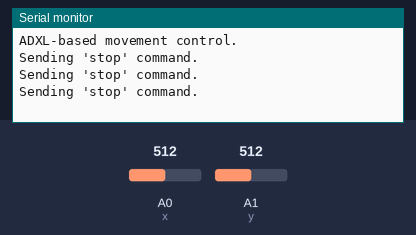
A sketch run on a simulated Arduino Uno, built with avr-gcc and run on an emulated ATmega328P. Parts: the last lines printed to the serial monitor. The test bench sets the inputs (shaded band); at power-on: A0 (x) = 512, A1 (y) = 512. No radio packets arrive unless stated.

Above: at 1.2 s.
1.3 s: A0 (x) set to 542
2.8 s: A0 (x) set to 558
At 3.3 s:
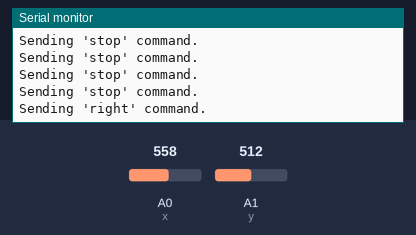
4.9 s: A1 (y) set to 541
At 5.6 s:
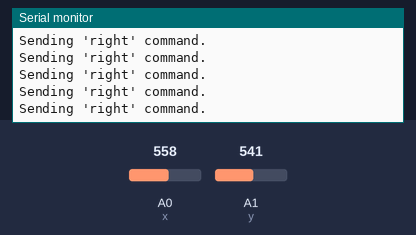
6.4 s: A1 (y) set to 564
At 7.2 s:
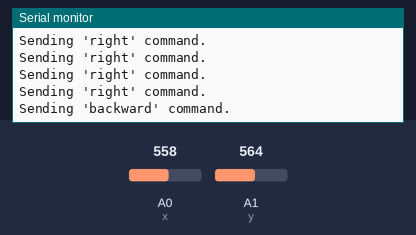

Measured:
- the behaviour switches between 551 and 552 on A0 (x) (found by bisection; images 0 and 1)
- the behaviour switches between 551 and 552 on A1 (y) (found by bisection; images 2 and 3)
- after the input at 2.8 s, the serial monitor: prints a new line after 0.06 s (image 1)
- after the input at 6.4 s, the serial monitor: prints a new line after 0.39 s (image 3)

The sketch:

finalt.ino
```cpp
#include <VirtualWire.h>

#define rfTxPin 12
#define x A0
#define y A1

int x_val2;
int y_val2;

void setup() {
    vw_set_tx_pin(rfTxPin);
    vw_setup(2000);
    pinMode(x, INPUT);
    pinMode(y, INPUT);
    Serial.begin(9600);
    x_val2 = analogRead(x);
    y_val2 = analogRead(y);
    Serial.println("ADXL-based movement control.");
}

void loop() {
    int x_val = analogRead(x);
    int y_val = analogRead(y);

    int x_axis = x_val - x_val2;
    int y_axis = y_val - y_val2;

    if (y_axis <= -40) {
        sendData("forward");
        Serial.println("Sending 'forward' command.");
    }
    else if (y_axis >= 40) {
        sendData("backward");
        Serial.println("Sending 'backward' command.");
    }
    else if (x_axis >= 40) {
        sendData("right");
        Serial.println("Sending 'right' command.");
    }
    else if (x_axis <= -40) {
        sendData("left");
        Serial.println("Sending 'left' command.");
    }
    else {
        sendData("stop");
        Serial.println("Sending 'stop' command.");
    }

    delay(500); // Delay for 0.5 seconds
}

void sendData(const char *data) {
    vw_send((uint8_t *)data, strlen(data));
    vw_wait_tx();
}
```
